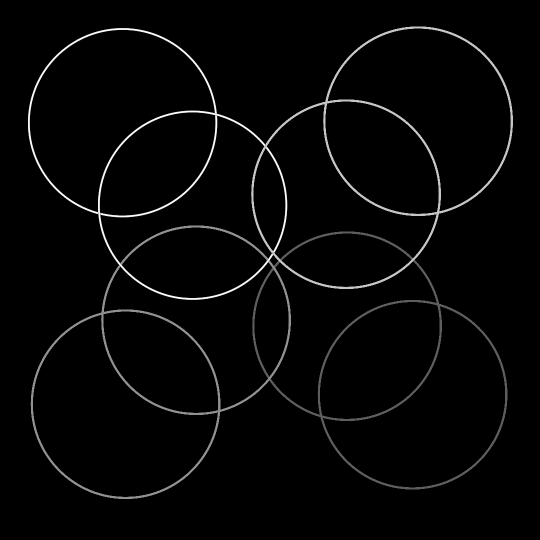
#> input picture lab2.1/circles/circles_cross.png, 1080 x 1080 px (shown at 1/2 size)
$ jupyter execute lab2.ipynb
#> lines starting #> are read from the running program, lines starting #| are printed output that depends on the picture; after the words box and inside, x2 and y2 are one past the last pixel; in counts of white or black regions, pixels touching at a corner belong together
[cell 1]
import matplotlib.image as mpimg
import matplotlib.pyplot as plt
import numpy as np
import imgaug.augmenters as iaa
import cv2
import statistics
import pandas as pd
import math
from skimage.transform import hough_circle
from skimage.feature import canny

[cell 2]
dic = "circles"
files = [str(dic + "/" + x) for x in ["circles.png", "circles_blur.png", "circles_diff.png", "circles_noise.png", "circles_elipsa.png", "circles_scale.png", "circles_cross.png"]]

[cell 3]
P = cv2.imread(files[6],0)
#> P is the input picture: shape (1080, 1080); min 0, max 255, mean 5.8
_, P = cv2.threshold(P, 128, 255, cv2.THRESH_TRUNC)
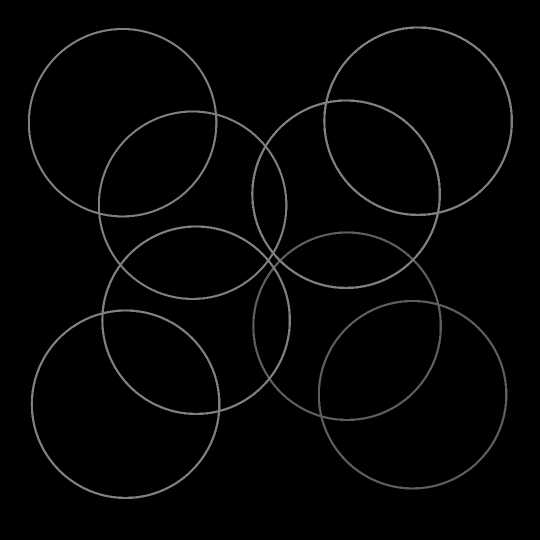
#> P: shape (1080, 1080) (shown at 1/2 size); min 0, max 128, mean 4.2
plt.figure(figsize = (20,20))
# plt.imshow(P)

[cell 4]
img = cv2.imread(files[0],0)
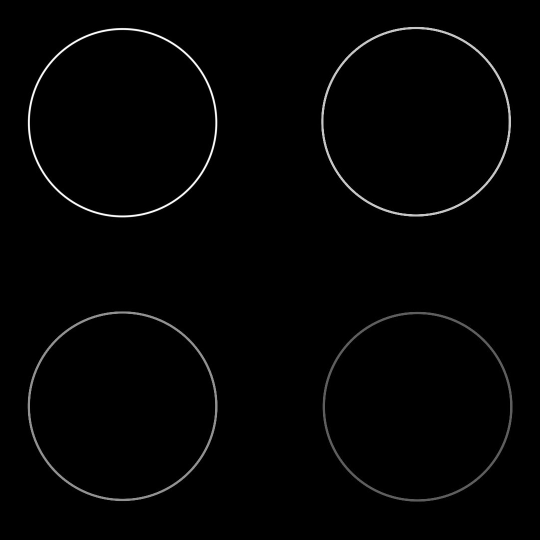
#> input picture lab2.1/circles/circles.png, 1080 x 1080 px (shown at 1/2 size)
#> img is the input picture: shape (1080, 1080); min 0, max 255, mean 3.1
img = cv2.medianBlur(img,5)
cimg = cv2.cvtColor(img,cv2.COLOR_GRAY2BGR)

[cell 5]
circles = cv2.HoughCircles(img,cv2.HOUGH_GRADIENT,1,100, param1=80,param2=80,minRadius=0,maxRadius=0)
#> circles = [[244.5, 244.5, 185], [243.5, 814.5, 187.2], [830.5, 240.5, 187.1], [835.5, 810.5, 187]]

circles = np.uint16(np.around(circles))
#> circles = [[244, 244, 185], [244, 814, 187], [830, 240, 187], [836, 810, 187]]
for i in circles[0,:]:
    cv2.circle(cimg,(i[0],i[1]),i[2],(0,255,0),2)
    cv2.circle(cimg,(i[0],i[1]),2,(0,0,255),3)
    cv2.imwrite("test.bmp", cimg)
#> this loop made 4 passes
#> pass 1, `cv2.imwrite("test.bmp", cimg)`:
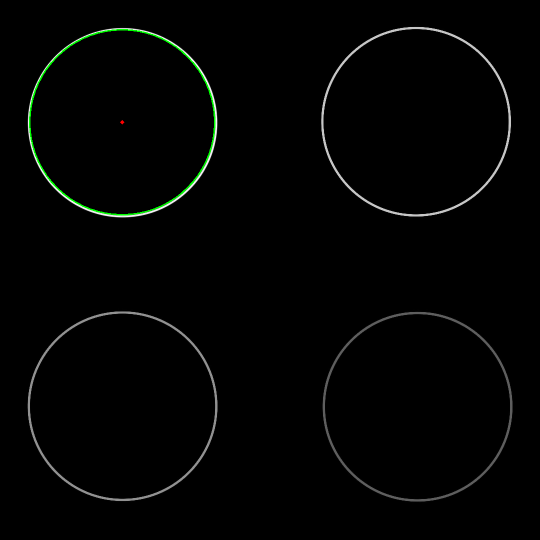
#> saved as test.bmp: shape (1080, 1080, 3) (shown at 1/2 size); mean B, G, R 2.8, 3.5, 2.8
#> pass 2, `cv2.imwrite("test.bmp", cimg)`:
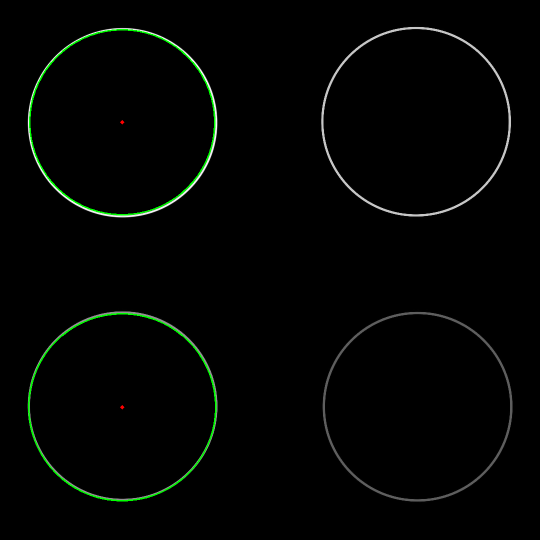
#> saved as test.bmp: shape (1080, 1080, 3) (shown at 1/2 size); mean B, G, R 2.5, 4, 2.5
#> after the loop:
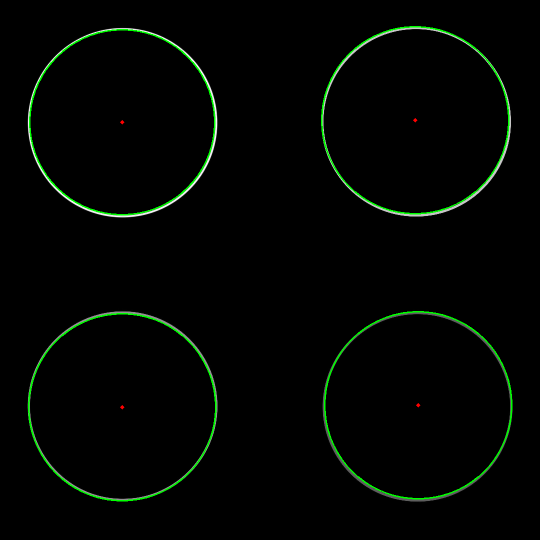
#> cimg: shape (1080, 1080, 3) (shown at 1/2 size); mean B, G, R 2, 5, 2

[cell 6]
from skimage.util import img_as_ubyte

img = cv2.imread(files[6],0)


image = img_as_ubyte(img)

edges = canny(image, sigma=3, low_threshold=10, high_threshold=10)
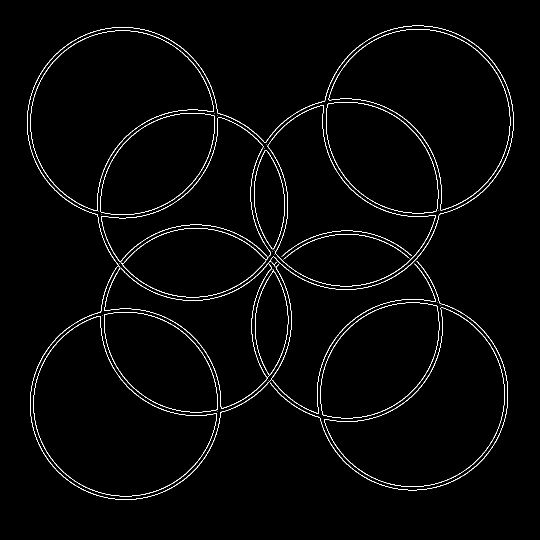
#> edges: shape (1080, 1080) bool (shown at 1/2 size); 1.8% white in thin lines or dots, all inside (x1, y1, x2, y2) = (54, 51, 1028, 1000)

hough_res = hough_circle(edges, range(50, 250, 30), normalize=False)
def add_arrays(arr_1, arr_2):
    for i in range(len(arr_2)):
        for j in range(len(arr_2)):
            arr_1[i][j] += arr_2[i][j]

    return arr_1


hough_res[0].shape = (1080, 1080)
r = hough_res[0]
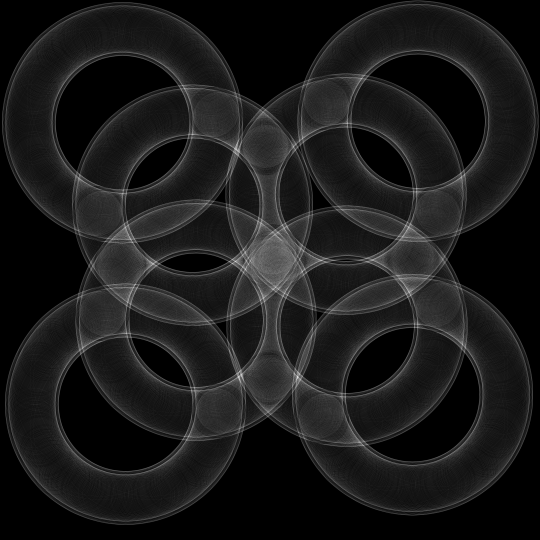
#> r: shape (1080, 1080) float64 (shown at 1/2 size); min 0, max 51, mean 5.2; drawn with min black and max white
for i in hough_res[1:]:
    i.shape = (1080, 1080)
    r = add_arrays(i, r)
#> this loop made 6 passes
#> pass 1, `r = add_arrays(i, r)`:
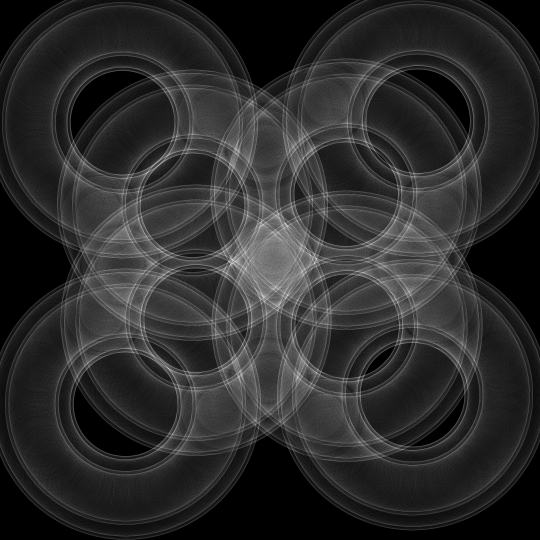
#> r: shape (1080, 1080) float64 (shown at 1/2 size); min 0, max 76, mean 13.4; drawn with min black and max white
#> after the loop:
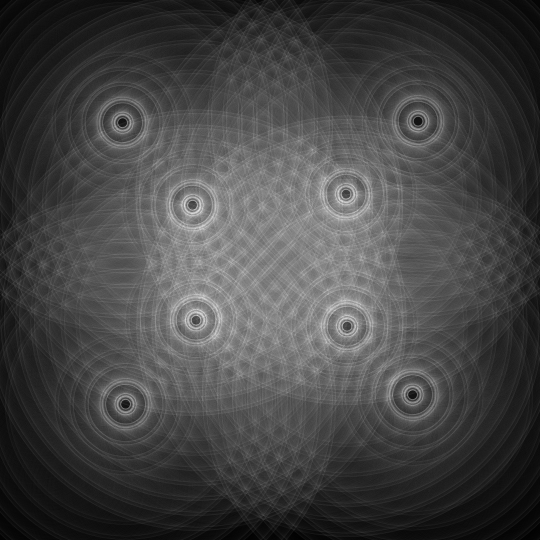
#> r: shape (1080, 1080) float64 (shown at 1/2 size); min 8, max 315, mean 91.8; drawn with min black and max white
cv2.imwrite("test.bmp", r)
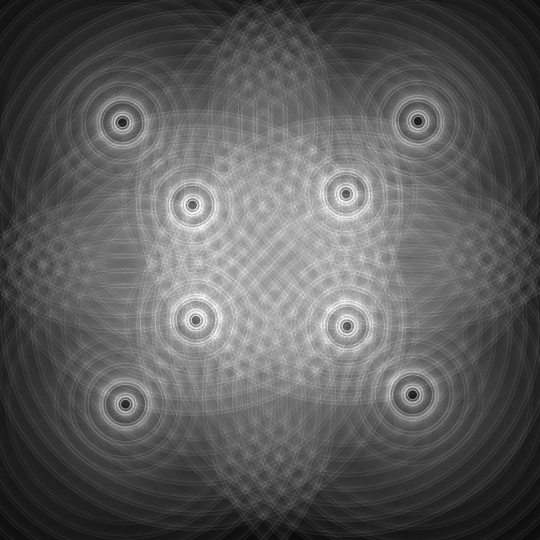
#> saved as test.bmp: shape (1080, 1080) (shown at 1/2 size); min 8, max 255, mean 91.8
#> Out = True
